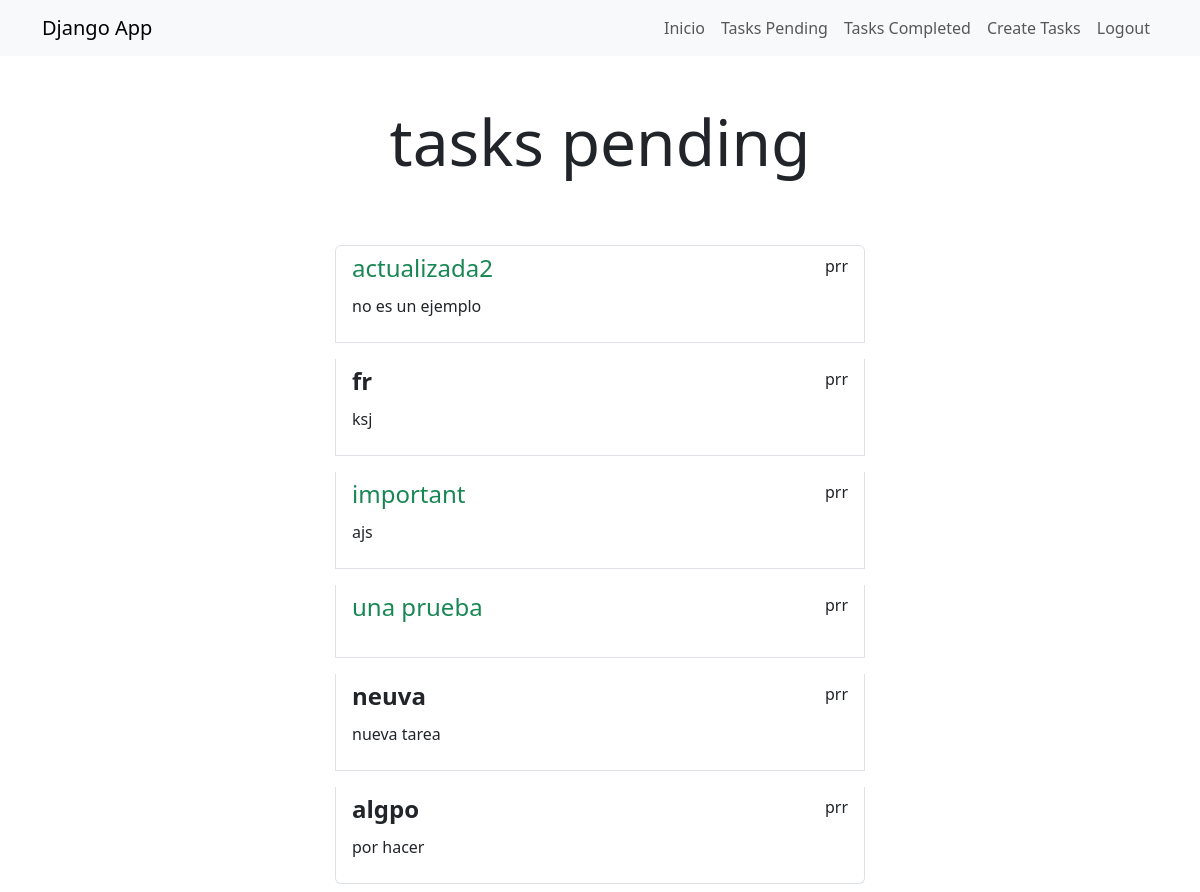
The app's page /tasks/ (signed in) with its own data.
### tasks/models.py (models this page shows, shortened)
class Task(models.Model):
    title = models.CharField(max_length=100)
    description = models.TextField(blank=True)
    created = models.DateTimeField(auto_now_add=True)
    datecompleted = models.DateTimeField(null=True, blank=True)
    important = models.BooleanField(default=False)
    user = models.ForeignKey(User, on_delete=models.CASCADE)

### tasks/views.py (the view)
# urls.py: path('tasks/', views.tasks, name='tasks'),
@login_required
def tasks(request):
    tasks = Task.objects.filter(user=request.user, datecompleted__isnull=True)
    return render(request, 'tasks.html', {'tasks': tasks})

### tasks/templates/tasks.html (shortened to what this page needs)
{% extends 'base.html' %}
{% block content %}
<main class="container">
    <div class="row">
        <div class="col-md-6 offset-md-3">
            <h1 class="text-center display-3 py-5">tasks pending</h1>
            <ul class="list-group">
                {% for task in tasks %}
                <a class="list-group-item m-2" href="{% url 'detail' task.id %}">
                   <header class="d-flex justify-content-between">
                        {% if task.important %}
                        <h4 class="text-success">{{task.title}}</h4>
                        {% else %}
                        <h4 class="fw-bold">{{task.title}}</h4>
                        {% endif %}
                        <p>{{task.user.username}}</p>
                   </header>
                    <p>{{task.description}}</p>
                </a>
                {% endfor %}
            </ul>
        </div>
    </div>
</main>
{% endblock %}

### records on screen
Task: title "actualizada2", user.username "prr", description "no es un ejemplo"
Task: title "fr", user.username "prr", description "ksj"
Task: title "important", user.username "prr", description "ajs"
Task: title "una prueba", user.username "prr"
Task: title "neuva", user.username "prr", description "nueva tarea"
Task: title "algpo", user.username "prr", description "por hacer"
